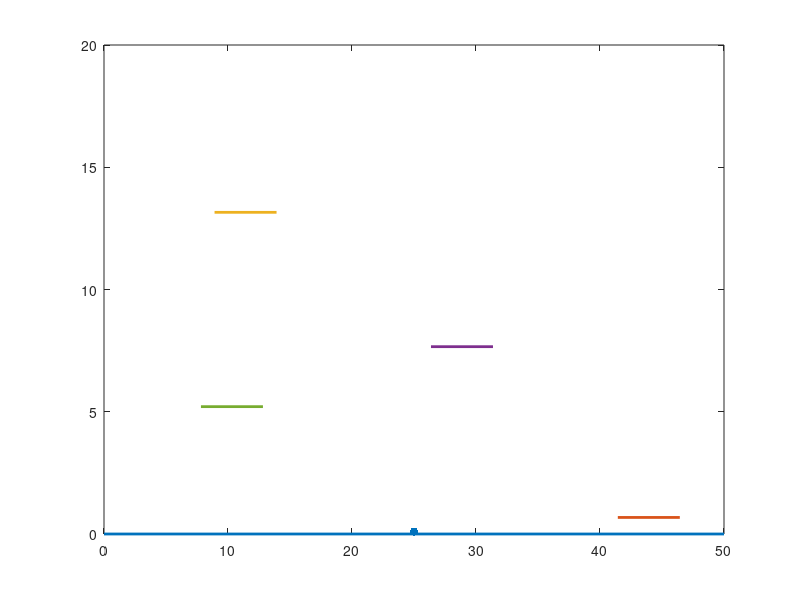

Write the MATLAB code that produced this figure. (Note: this script raises an error after producing the figure.)
%% Video 3
%% Matlab Gaming: dottleJump

clear all
close all
clc

screensize = get(groot,'Screensize');
dim = [(screensize(3)-screensize(4))/2 0 screensize(4) screensize(4)];

size = 40;

%% Create Jumping Pads
bottom = 0;
top = bottom+20;
v = 0;

pad1X1 = 0;
pad1X2 = 50;
pad1Y = 0;

pad2X1 = rand(1)*45;
pad2X2 = pad2X1+5;
pad2Y = (rand(1)*10.5) + bottom;

pad3X1 = rand(1)*45;
pad3X2 = pad3X1+5;
pad3Y = (rand(1)*15) + bottom;

pad4X1 = rand(1)*45;
pad4X2 = pad4X1+5;
pad4Y = (rand(1)*15) + bottom;

pad5X1 = rand(1)*45;
pad5X2 = pad5X1+5;
pad5Y = (rand(1)*15) + bottom;

padXAll = [pad1X1 pad2X1 pad3X1 pad4X1 pad5X1;...
    pad1X2 pad2X2 pad3X2 pad4X2 pad5X2];

padYAll = [pad1Y pad2Y pad3Y pad4Y pad5Y];

[padYAll ind] = sort(padYAll,2);
padXAll = padXAll(:,ind);

xPos = 25;
yPos = .1;

xMove = 0;
yMove = 1;

plot(padXAll(:,1),[pad1Y pad1Y],'LineWidth',2)
hold on

plot(padXAll(:,2),[pad2Y pad2Y],'LineWidth',2)
hold on

plot(padXAll(:,3),[pad3Y pad3Y],'LineWidth',2)
hold on

plot(padXAll(:,4),[pad4Y pad4Y],'LineWidth',2)
hold on

plot(padXAll(:,5),[pad5Y pad5Y],'LineWidth',2)
hold on

scatter(xPos,yPos,'filled')
hold on

xlim([0 50]);
ylim([bottom top]);

set(gcf,'position',dim);

u = 0;
rep = 0;

bounce = 1;
oldBottom = bottom;

jumpHeight = [];
while yPos >= bottom-1

    rep = rep+1;
    
    u = u + .1;
    
    set(gcf,'KeyPressFcn',@stroke)
    dir = get(gcf,'CurrentKey');
    
    switch dir
        case 'leftarrow'
            xMove = -1.5;
            
        case 'rightarrow'
            xMove = 1.5;
            
        otherwise
            xMove = 0;
    end
    
    for i = 5:-1:1
        if (yPos > padYAll(i)) & ((yPos+yMove) < padYAll(i)) &...
            ((xPos <= padXAll(2,i) & xPos >= padXAll(1,i))|...
                    (xPos+xMove <= padXAll(2,i) & xPos+xMove >= padXAll(1,i)))
                bounce = 1;
                oldBottom = bottom;
                bottom = padYAll(i);
                yPos = bottom;
                top = bottom+20;
                for j = 1:i-1
                    if j == 1
                        padYAll(j) = (rand(1)*10.5)+bottom;
                    else
                        padYAll(j) = (rand(1)*15)+bottom;
                    end  
                    padXAll(1,j) = rand(1)*45;
                    padXAll(2,j) = padXAll(1,j)+5;
                end
                
                [padYAll ind] = sort(padYAll,2);
                padXAll = padXAll(:,ind);
                break
        end
    end
    jumpHeight(end+1) = yPos-bottom;
    if bounce == 1
        bounceHeight = max(jumpHeight);
        jumpHeight = [];
        screenMove = 1;
        u = .1;
        v = 15;
        yMove = (.1)*v;
        bounce = 0;
    else
        v = -(2*u) + v;
        yPos = yPos + yMove;
        yMove = (.1)*v;
    end
    
    if (xPos + xMove) > 50
        xPos = xPos+xMove-50;
    elseif (xPos + xMove) < 0
        xPos = xPos+xMove+50;
    else
        xPos = xPos + xMove;
    end
    
    clf
    
    plot(padXAll(:,1),[padYAll(1) padYAll(1)],'LineWidth',2)
    hold on
    
    plot(padXAll(:,2),[padYAll(2) padYAll(2)],'LineWidth',2)
    hold on
    
    plot(padXAll(:,3),[padYAll(3) padYAll(3)],'LineWidth',2)
    hold on
    
    plot(padXAll(:,4),[padYAll(4) padYAll(4)],'LineWidth',2)
    hold on
    
    plot(padXAll(:,5),[padYAll(5) padYAll(5)],'LineWidth',2)
    hold on
    
    scatter(xPos,yPos,'filled')
    xlim([0 50]);
    title('DotJump')
    lvl = compose(['Height: ' num2str(bottom)]);
    annotation('textbox',[.5 .5 .3 .3],'String',lvl,'FitBoxToText','on')
    
    if yMove <= 0
        screenMove = 0;
    end
    
    if (screenMove == 1) && ((oldBottom + yMove) < bottom)
        ylim([oldBottom+yMove oldBottom+yMove+20])
        oldBottom = oldBottom+yMove;
    else
        ylim([bottom-.1 top-.1])
    end
    
    hold on
    
    if rep == 1
        pause(5)
    end
    
    drawnow
       
end

function dir = stroke(src,event)
end
